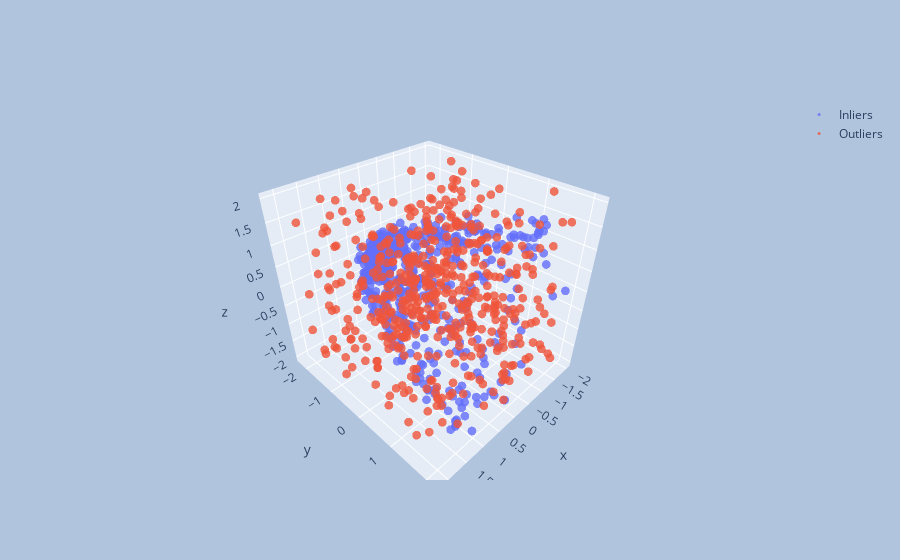

This figure's notebook cell:
### Markdown cell above
# NOTE: Using more than 195 models, Voronoi tesselation does not work

### Code cell
ds, gt = create_paraboloide(num_points=1000, of=0.5)
plot3d(ds, gt)

### Figure 1 — Plotly figure (JSON) as saved in the notebook; plotly's stock layout.template omitted (floating-point values rounded to 4 significant figures; data arrays with more than 128 entries replaced by an {"elided": "..."} marker saying what was removed)
{"data": [{"marker": {"opacity": 0.8, "size": 3}, "mode": "markers", "name": "Inliers", "type": "scatter3d", "x": {"elided": "500 float values"}, "y": {"elided": "500 float values"}, "z": {"elided": "500 float values"}}, {"marker": {"opacity": 0.8, "size": 3}, "mode": "markers", "name": "Outliers", "type": "scatter3d", "x": {"elided": "500 float values"}, "y": {"elided": "500 float values"}, "z": {"elided": "500 float values"}}], "layout": {"autosize": false, "paper_bgcolor": "LightSteelBlue", "showlegend": true}}
